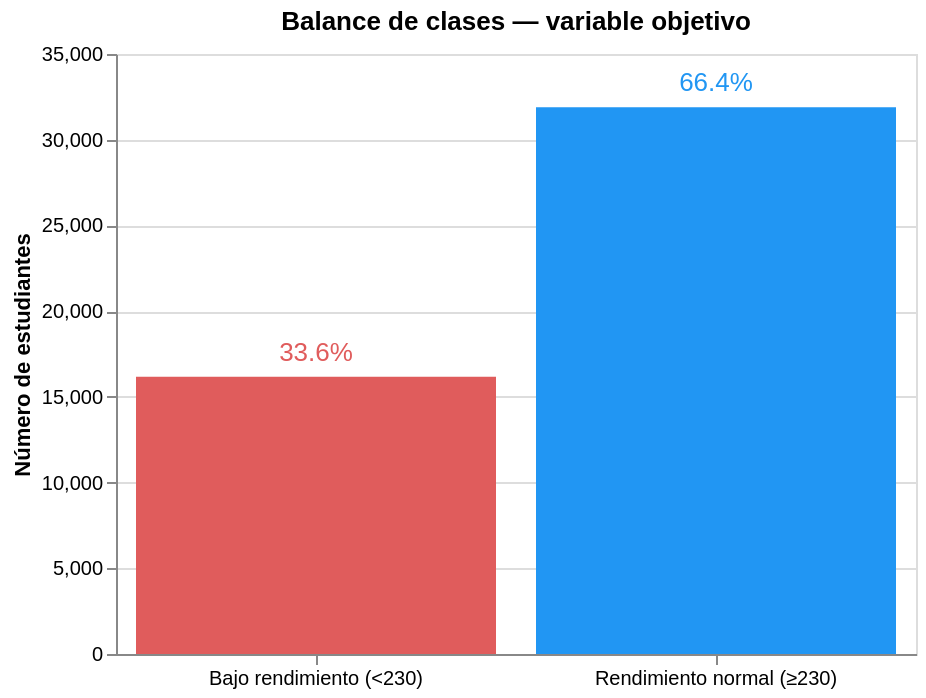

Here is the notebook cell this chart was saved with:
### Markdown cell above
### 2.3 Balance de clases

### Code cell
counts = df_model[TARGET].value_counts().reset_index()
counts.columns = ['clase', 'n']
counts['etiqueta'] = counts['clase'].map({
    0: f'Rendimiento normal (≥{UMBRAL_BAJO})',
    1: f'Bajo rendimiento (<{UMBRAL_BAJO})'
})
counts['pct'] = counts['n'] / counts['n'].sum()

balance_chart = alt.Chart(counts).mark_bar().encode(
    x=alt.X('etiqueta:N', title='', axis=alt.Axis(labelAngle=0)),
    y=alt.Y('n:Q', title='Número de estudiantes'),
    color=alt.Color('etiqueta:N',
                    scale=alt.Scale(
                        domain=[f'Rendimiento normal (≥{UMBRAL_BAJO})',
                                 f'Bajo rendimiento (<{UMBRAL_BAJO})'],
                        range=['#2196F3', '#E05C5C']),
                    legend=None),
).properties(width=400, height=300, title='Balance de clases — variable objetivo')

text = balance_chart.mark_text(dy=-12, fontSize=13).encode(
    text=alt.Text('pct:Q', format='.1%')
)

(balance_chart + text)

### Figure 1 — Vega specification as saved in the notebook (floating-point values rounded to 4 significant figures)
{"$schema": "https://vega.github.io/schema/vega/v5.json", "data": [{"name": "source_0"}, {"name": "data_0", "values": [{"etiqueta": "Rendimiento normal (≥230)", "n_end": 31890.0, "n_start": 0.0}, {"etiqueta": "Bajo rendimiento (<230)", "n_end": 16170.0, "n_start": 0.0}]}, {"name": "data_1", "values": [{"etiqueta": "Rendimiento normal (≥230)", "n": 31891, "pct": 0.6636}, {"etiqueta": "Bajo rendimiento (<230)", "n": 16167, "pct": 0.3364}]}, {"name": "data_0_x_domain_etiqueta_0", "values": [{"etiqueta": "Rendimiento normal (≥230)"}, {"etiqueta": "Bajo rendimiento (<230)"}]}, {"name": "data_1_x_domain_etiqueta_1", "values": [{"etiqueta": "Rendimiento normal (≥230)"}, {"etiqueta": "Bajo rendimiento (<230)"}]}], "marks": [{"type": "rect", "name": "layer_0_marks", "from": {"data": "data_0"}, "encode": {"update": {"width": {"signal": "max(0.25, bandwidth('x'))"}, "x": {"field": "etiqueta", "scale": "x"}, "fill": {"field": "etiqueta", "scale": "color"}, "y": {"field": "n_end", "scale": "y"}, "y2": {"field": "n_start", "scale": "y"}}}, "style": ["bar"]}, {"type": "text", "name": "layer_1_marks", "from": {"data": "data_1"}, "encode": {"update": {"x": {"field": "etiqueta", "scale": "x", "band": 0.5}, "text": {"signal": "format(datum[\"pct\"], \".1%\")"}, "dy": {"value": -12}, "fontSize": {"value": 13}, "align": {"value": "center"}, "baseline": {"value": "middle"}, "y": {"field": "n", "scale": "y"}, "fill": {"field": "etiqueta", "scale": "color"}}}, "style": ["text"]}], "scales": [{"name": "x", "type": "band", "domain": {"fields": [{"data": "data_0_x_domain_etiqueta_0", "field": "etiqueta"}, {"data": "data_1_x_domain_etiqueta_1", "field": "etiqueta"}], "sort": true}, "range": [0, {"signal": "width"}], "paddingOuter": 0.05, "paddingInner": 0.1}, {"name": "y", "type": "linear", "domain": {"fields": [{"data": "data_0", "field": "n_start"}, {"data": "data_0", "field": "n_end"}, {"data": "data_1", "field": "n"}]}, "range": [{"signal": "height"}, 0], "nice": true, "zero": true}, {"name": "color", "type": "ordinal", "domain": ["Rendimiento normal (≥230)", "Bajo rendimiento (<230)"], "range": ["#2196F3", "#E05C5C"]}], "axes": [{"scale": "y", "minExtent": 0, "orient": "left", "ticks": false, "grid": true, "zindex": 0, "maxExtent": 0, "aria": false, "tickCount": {"signal": "ceil(height/40)"}, "domain": false, "labels": false, "gridScale": "x"}, {"scale": "x", "orient": "bottom", "zindex": 0, "labelBaseline": "top", "labelAngle": 0, "grid": false}, {"scale": "y", "title": "Número de estudiantes", "grid": false, "labelOverlap": true, "tickCount": {"signal": "ceil(height/40)"}, "orient": "left", "zindex": 0}], "title": {"text": "Balance de clases — variable objetivo", "frame": "group"}, "height": 300, "padding": 5, "width": 400, "background": "white", "style": "cell"}
